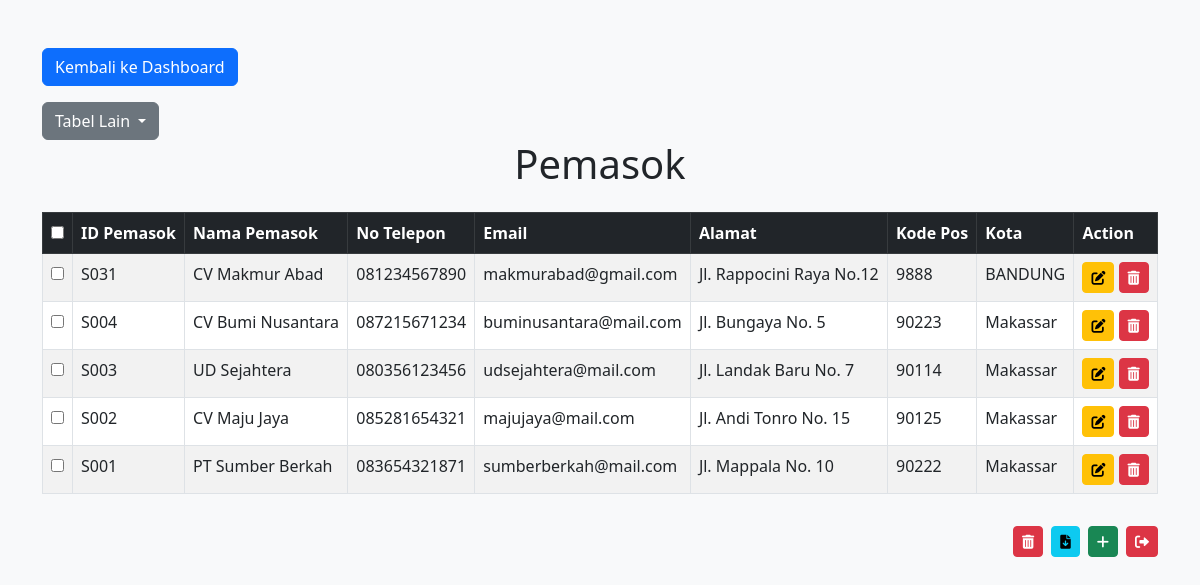
The page /pemasok/index.php (signed in) on the database its author committed.
### tables this page shows
CREATE TABLE `pemasok` (
  `id_pemasok` varchar(10) NOT NULL,
  `nama_pemasok` varchar(100) NOT NULL,
  `no_telepon` varchar(15) DEFAULT NULL,
  `email` varchar(50) DEFAULT NULL,
  `alamat` text DEFAULT NULL,
  `kode_pos` varchar(10) DEFAULT NULL,
  `kota` varchar(50) DEFAULT 'Makassar'
);

### pemasok/index.php (the view, shortened to what this page needs)
<!DOCTYPE html>
<html>
<head>
    <link href="https://cdn.jsdelivr.net/npm/bootstrap@5.3.0/dist/css/bootstrap.min.css" rel="stylesheet">
    <link href="https://cdnjs.cloudflare.com/ajax/libs/font-awesome/6.0.0-beta3/css/all.min.css" rel="stylesheet">
</head>
<body class="bg-light">
    <div class="content">
        <div class="container mt-5">
        <a href="../index.php" class="btn btn-primary mb-3">Kembali ke Dashboard</a>
        <div class="dropdown">
    <button class="btn btn-secondary dropdown-toggle" type="button" data-bs-toggle="dropdown" aria-expanded="false">
      Tabel Lain
    </button>
  </div>
            <h1 class="text-center mb-4">Pemasok</h1>
            <form action="hapus_terpilih.php" method="post">
                <div class="table-responsive">
                    <table class="table table-bordered table-striped">
                        <thead class="table-dark">
                            <tr>
                                <th><input type="checkbox" id="selectAll" onclick="toggleSelectAll(this)"></th>
                                <th>ID Pemasok</th>
                                <th>Nama Pemasok</th>
                                <th>No Telepon</th>
                                <th>Email</th>
                                <th>Alamat</th>
                                <th>Kode Pos</th>
                                <th>Kota</th>
                                <th>Action</th>
                            </tr>
                        </thead>
                        <tbody>
                            <?php
                            include "../koneksi.php";
                            $sql = "SELECT * FROM pemasok ORDER BY id_pemasok DESC";
                            $qry = mysqli_query($koneksi, $sql);
                            while ($a = mysqli_fetch_array($qry)) {
                                echo "<tr>";
                                echo "<td><input type='checkbox' name='selected_ids[]' value='{$a['id_pemasok']}'></td>";
                                echo "<td>{$a['id_pemasok']}</td>";
                                echo "<td>{$a['nama_pemasok']}</td>";
                                echo "<td>{$a['no_telepon']}</td>";
                                echo "<td>{$a['email']}</td>";
                                echo "<td>{$a['alamat']}</td>";
                                echo "<td>{$a['kode_pos']}</td>";
                                echo "<td>{$a['kota']}</td>";
                                echo "<td>
                                        <a href=\"edit.php?id_pemasok={$a['id_pemasok']}\" class=\"btn btn-warning btn-sm\" title=\"Edit\">
                                            <i class=\"fas fa-edit\"></i>
                                        </a>
                                            <a href=\"hapus.php?id_pemasok={$a['id_pemasok']}\" class=\"btn btn-danger btn-sm\" title=\"Hapus\" onclick=\"return confirm('Yakin ingin menghapus data ini?')\">
                                            <i class=\"fas fa-trash-alt\"></i>
                                        </a>
                                        </td>";
                                echo "</tr>";
                            }
                            ?>
                        </tbody>
                    </table>
                </div>
                <div class="d-flex flex-wrap justify-content-end mt-3 gap-2">
                    <button type="submit" class="btn btn-danger btn-sm">
                        <i class="fas fa-trash-alt"></i>
                    </button>
                    <button formaction="export_csv_selected.php" formmethod="post" class="btn btn-info btn-sm">
                        <i class="fas fa-file-download"></i>
                    </button>
                    <a href="input.php" class="btn btn-success btn-sm">
                        <i class="fas fa-plus"></i>
                    </a>
                    <a href="../logout.php" class="btn btn-danger btn-sm">
                        <i class="fas fa-sign-out-alt"></i>
                    </a>
                </div>
            </form>
        </div>
    </div>
</body>
</html>

### pemasok/index.php (style rules this page uses)
html, body { height: 100%; margin: 0; }
body { display: flex; flex-direction: column; }
.content { flex: 1; }

### rows shown on the page
pemasok: id_pemasok "S031", nama_pemasok "CV Makmur Abad", no_telepon "081234567890", email "makmurabad@gmail.com", alamat "Jl. Rappocini Raya No.12", kode_pos "9888", kota "BANDUNG"
pemasok: id_pemasok "S004", nama_pemasok "CV Bumi Nusantara", no_telepon "087215671234", email "buminusantara@mail.com", alamat "Jl. Bungaya No. 5", kode_pos "90223", kota "Makassar"
pemasok: id_pemasok "S003", nama_pemasok "UD Sejahtera", no_telepon "080356123456", email "udsejahtera@mail.com", alamat "Jl. Landak Baru No. 7", kode_pos "90114", kota "Makassar"
pemasok: id_pemasok "S002", nama_pemasok "CV Maju Jaya", no_telepon "085281654321", email "majujaya@mail.com", alamat "Jl. Andi Tonro No. 15", kode_pos "90125", kota "Makassar"
pemasok: id_pemasok "S001", nama_pemasok "PT Sumber Berkah", no_telepon "083654321871", email "sumberberkah@mail.com", alamat "Jl. Mappala No. 10", kode_pos "90222", kota "Makassar"
